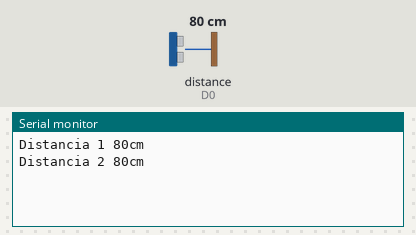
Bench run of a sketch on a simulated ESP8266 (NodeMCU). On the bench: the last lines printed to the serial monitor. The inputs (shaded band) are chosen by the test bench; at power-on: distance to the obstacle (sensor on D0) 80 cm. The echo pulse lasts 58.3 µs per cm.

Above: at 1.3 s.
1.4 s: distance to the obstacle (sensor on D0) set to 2 cm
At 2.6 s:
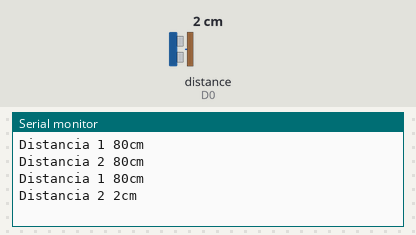
2.9 s: distance to the obstacle (sensor on D0) set to 4 cm
At 3.5 s:
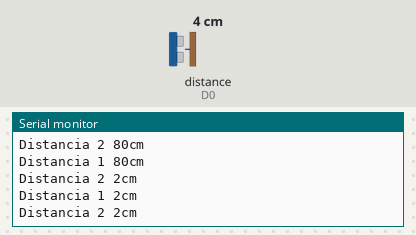
Timing chart, 0 to 5.9 s (numbered marks = the images above; inputs shaded):
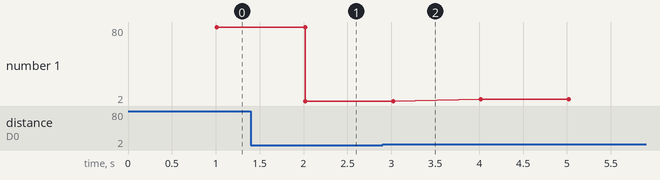

The sketch:

Ultrassonico.ino
```cpp
#include "Ultrasonic.h"

const int echoPin = D0; //PINO DIGITAL UTILIZADO PELO HC-SR04 ECHO(RECEBE)
const int trigPin2 = D2; //PINO DIGITAL UTILIZADO PELO HC-SR04 TRIG(ENVIA)
const int trigPin1 = D1;

Ultrasonic ultrasonic1(trigPin1,echoPin); //INICIALIZANDO OS PINOS DO ARDUINO
Ultrasonic ultrasonic2(trigPin2,echoPin);

int distancia1; //VARIÁVEL DO TIPO INTEIRO
String result1; //VARIÁVEL DO TIPO STRING

int distancia2; //VARIÁVEL DO TIPO INTEIRO
String result2; //VARIÁVEL DO TIPO STRING

void setup(){
  pinMode(echoPin, INPUT); //DEFINE O PINO COMO ENTRADA (RECEBE)
  pinMode(trigPin1, OUTPUT); //DEFINE O PINO COMO SAIDA (ENVIA)
  pinMode(trigPin2, OUTPUT);
  Serial.begin(115200); //INICIALIZA A PORTA SERIAL
  }
void loop(){

  hcsr04(); // FAZ A CHAMADA DO MÉTODO "hcsr04()"
  Serial.print("Distancia 1 "); //IMPRIME O TEXTO NO MONITOR SERIAL
  Serial.print(result1); ////IMPRIME NO MONITOR SERIAL A DISTÂNCIA MEDIDA
  Serial.println("cm"); //IMPRIME O TEXTO NO MONITOR SERIAL

  Serial.print("Distancia 2 "); //IMPRIME O TEXTO NO MONITOR SERIAL
  Serial.print(result2); ////IMPRIME NO MONITOR SERIAL A DISTÂNCIA MEDIDA
  Serial.println("cm"); //IMPRIME O TEXTO NO MONITOR SERIAL

}
//MÉTODO RESPONSÁVEL POR CALCULAR A DISTÂNCIA
void hcsr04(){
    digitalWrite(trigPin1, LOW); //SETA O PINO 6 COM UM PULSO BAIXO "LOW"
    delayMicroseconds(2); //INTERVALO DE 2 MICROSSEGUNDOS
    digitalWrite(trigPin1, HIGH); //SETA O PINO 6 COM PULSO ALTO "HIGH"
    delayMicroseconds(10); //INTERVALO DE 10 MICROSSEGUNDOS
    digitalWrite(trigPin1, LOW); //SETA O PINO 6 COM PULSO BAIXO "LOW" NOVAMENTE
    //FUNÇÃO RANGING, FAZ A CONVERSÃO DO TEMPO DE
    //RESPOSTA DO ECHO EM CENTIMETROS, E ARMAZENA
    //NA VARIAVEL "distancia"
    distancia1 = (ultrasonic1.Ranging(CM)); //VARIÁVEL GLOBAL RECEBE O VALOR DA DISTÂNCIA MEDIDA
    result1 = String(distancia1); //VARIÁVEL GLOBAL DO TIPO STRING RECEBE A DISTÂNCIA(CONVERTIDO DE INTEIRO PARA STRING)
    delay(500); //INTERVALO DE 500 MILISSEGUNDOS

    digitalWrite(trigPin2, LOW); //SETA O PINO 6 COM UM PULSO BAIXO "LOW"
    delayMicroseconds(2); //INTERVALO DE 2 MICROSSEGUNDOS
    digitalWrite(trigPin2, HIGH); //SETA O PINO 6 COM PULSO ALTO "HIGH"
    delayMicroseconds(10); //INTERVALO DE 10 MICROSSEGUNDOS
    digitalWrite(trigPin2, LOW); //SETA O PINO 6 COM PULSO BAIXO "LOW" NOVAMENTE
    //FUNÇÃO RANGING, FAZ A CONVERSÃO DO TEMPO DE
    //RESPOSTA DO ECHO EM CENTIMETROS, E ARMAZENA
    //NA VARIAVEL "distancia"
    distancia2 = (ultrasonic2.Ranging(CM)); //VARIÁVEL GLOBAL RECEBE O VALOR DA DISTÂNCIA MEDIDA
    result2 = String(distancia2); //VARIÁVEL GLOBAL DO TIPO STRING RECEBE A DISTÂNCIA(CONVERTIDO DE INTEIRO PARA STRING)
    delay(500); //INTERVALO DE 500 MILISSEGUNDOS
 }
```

Measured:
- after the input at 1.4 s, the serial monitor: prints a new line after 0.62 s (image 1)
- plotted number 1: 2 → 4 after the input at 2.9 s
